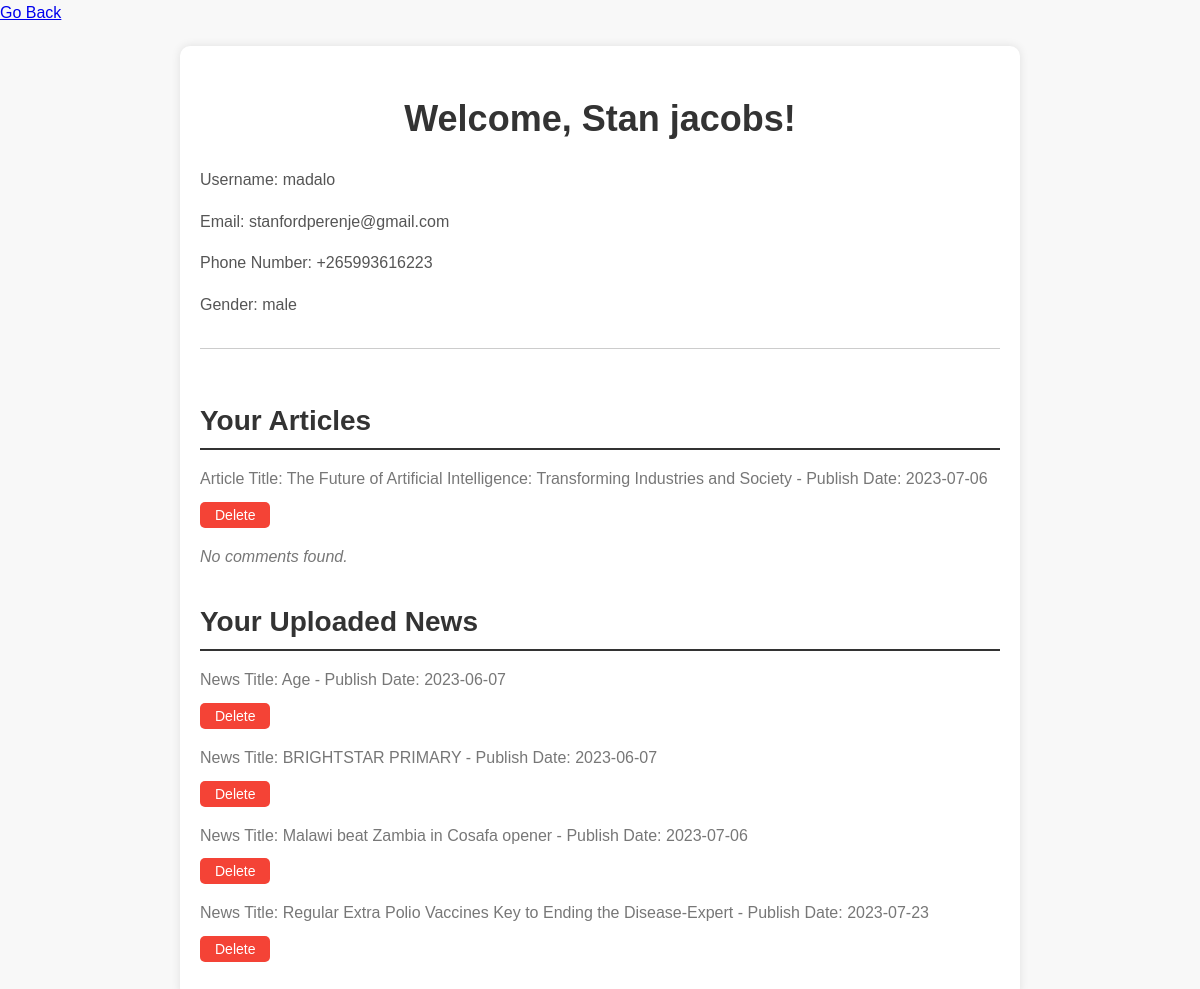
Screenshot of /history.php (signed in) with the database file from the repository.
### tables this page shows
CREATE TABLE `users` (
  `user_id` int(11) NOT NULL,
  `username` varchar(255) DEFAULT NULL,
  `password` varchar(255) DEFAULT NULL,
  `email` varchar(255) DEFAULT NULL,
  `fullname` varchar(255) DEFAULT NULL,
  `phone_number` varchar(20) DEFAULT NULL,
  `gender` varchar(10) DEFAULT NULL,
  `role_id` int(11) DEFAULT NULL,
  `created_at` date DEFAULT curdate()
);

CREATE TABLE `articles` (
  `article_id` int(11) NOT NULL,
  `title` varchar(255) DEFAULT NULL,
  `content` text DEFAULT NULL,
  `file_path` varchar(255) DEFAULT NULL,
  `publish_date` date DEFAULT NULL,
  `author_id` int(11) DEFAULT NULL,
  `category_id` int(11) DEFAULT NULL
);

CREATE TABLE `news` (
  `news_id` int(11) NOT NULL,
  `title` varchar(255) DEFAULT NULL,
  `content` text DEFAULT NULL,
  `file_path` varchar(255) DEFAULT NULL,
  `publish_date` date DEFAULT NULL,
  `author_id` int(11) DEFAULT NULL,
  `category_id` int(11) DEFAULT NULL
);

### history.php (the view, shortened to what this page needs)
<!DOCTYPE html>
<html>
<head>
    <link rel="stylesheet" type="text/css" href="CSS/history.css">
</head>
<body>
<a href="welcome.php">Go Back</a>
<?php
$servername = "localhost";
$username = "root";
$password = "";
$dbname = "educationalchathub";
$conn = new mysqli($servername, $username, $password, $dbname);
if (isset($_SESSION["user_id"])) {
    $user_id = $_SESSION["user_id"];
    $sql = "SELECT * FROM users WHERE user_id = '$user_id'";
    $result = $conn->query($sql);
    if ($result !== false && $result->num_rows > 0) {
        $user_info = $result->fetch_assoc();
        echo "<div class='container'>";
        echo "<h1>Welcome, {$user_info['fullname']}!</h1>";
        echo "<p>Username: {$user_info['username']}</p>";
        echo "<p>Email: {$user_info['email']}</p>";
        echo "<p>Phone Number: {$user_info['phone_number']}</p>";
        echo "<p>Gender: {$user_info['gender']}</p>";
        echo "<div class='history-section'>";
        $sql_articles = "SELECT * FROM articles WHERE author_id = '$user_id'";
        $result_articles = $conn->query($sql_articles);
        if ($result_articles !== false && $result_articles->num_rows > 0) {
            echo "<div class='articles-section'>";
            echo "<h2>Your Articles</h2>";
            while ($article = $result_articles->fetch_assoc()) {
                $publishDate = $article['publish_date'];
                echo "<p>Article Title: {$article['title']} - Publish Date: $publishDate
                      <form method='post'>
                          <input type='hidden' name='type' value='article'>
                          <input type='hidden' name='id' value='{$article['article_id']}'>
                          <input type='submit' value='Delete'>
                      </form>
                      </p>";
            }
            echo "</div>";
        } else {
            echo "<p class='no-data-message'>No articles found.</p>";
        }
        $sql_comments = "SELECT c.*, a.title AS article_title FROM comments c
                         JOIN articles a ON c.article_id = a.article_id
                         WHERE c.user_id = '$user_id'";
        $result_comments = $conn->query($sql_comments);
        if ($result_comments !== false && $result_comments->num_rows > 0) {
            echo "<div class='comments-section'>";
            echo "<h2>Your Comments</h2>";
            while ($comment = $result_comments->fetch_assoc()) {
                $articleTitle = $comment['article_title'];
                echo "<p>Article Title: $articleTitle <br><br>  Comment: {$comment['comment_text']}
                      <form method='post'>
                          <input type='hidden' name='type' value='comment'>
                          <input type='hidden' name='id' value='{$comment['comment_id']}'>
                          <input type='submit' value='Delete'>
                      </form>
                      </p>";
            }
            echo "</div>";
        } else {
            echo "<p class='no-data-message'>No comments found.</p>";
        }
        $sql_news = "SELECT * FROM news WHERE author_id = '$user_id'";
        $result_news = $conn->query($sql_news);
        if ($result_news !== false && $result_news->num_rows > 0) {
            echo "<div class='news-section'>";
            echo "<h2>Your Uploaded News</h2>";
            while ($news = $result_news->fetch_assoc()) {
                $publishDate = $news['publish_date'];
                echo "<p>News Title: {$news['title']} - Publish Date: $publishDate
                      <form method='post'>
                          <input type='hidden' name='type' value='news'>
                          <input type='hidden' name='id' value='{$news['news_id']}'>
                          <input type='submit' value='Delete'>
                      </form>
                      </p>";
            }
            echo "</div>";
        } else {
            echo "<p class='no-data-message'>No uploaded news found.</p>";
        }
        echo "</div>";
        echo "</div>";
    } else {
        echo "<p class='error-message'>Error: Unable to fetch user details.</p>";
    }
} else {
    echo "<p class='error-message'>Error: User ID not found in session. Please ensure proper authentication.</p>";
}
?>
</body>
</html>

### CSS/history.css (style rules this page uses)
body { font-family: "Arial", sans-serif; background-color: #f8f8f8; color: #333; line-height: 1.6; margin: 0; padding: 0; }
.container { max-width: 800px; margin: 20px auto; padding: 20px; background-color: #fff; box-shadow: 0 0 10px rgba(0, 0, 0, 0.1); border-radius: 10px; }
h1 { font-size: 36px; margin-bottom: 20px; color: #333; text-align: center; }
h2 { font-size: 28px; margin-bottom: 15px; color: #333; }
p { margin-bottom: 10px; color: #555; }
.history-section { border-top: 1px solid #ccc; margin-top: 30px; padding-top: 20px; }
.articles-section { margin-top: 30px; }
.articles-section h2 { border-bottom: 2px solid #333; padding-bottom: 5px; color: #333; }
.articles-section p { margin-bottom: 10px; color: #777; }
.news-section { margin-top: 30px; }
.news-section h2 { border-bottom: 2px solid #333; padding-bottom: 5px; color: #333; }
.news-section p { margin-bottom: 10px; color: #777; }
.no-data-message { font-style: italic; color: #777; }
form { display: inline-block; }
input[type="submit"] { background-color: #f44336; color: #fff; border: none; padding: 5px 15px; font-size: 14px; border-radius: 5px; cursor: pointer; transition: background-color 0.3s; }

### rows the page displays
users: fullname "Stan jacobs", username "madalo", email "stanfordperenje@gmail.com", phone_number "+265993616223", gender "male"
articles: title "The Future of Artificial Intelligence: Transforming Industries and Society", publish_date "2023-07-06"
news: title "Age", publish_date "2023-06-07"
news: title "BRIGHTSTAR PRIMARY", publish_date "2023-06-07"
news: title "Malawi beat Zambia in Cosafa opener", publish_date "2023-07-06"
news: title "Regular Extra Polio Vaccines Key to Ending the Disease-Expert", publish_date "2023-07-23"
